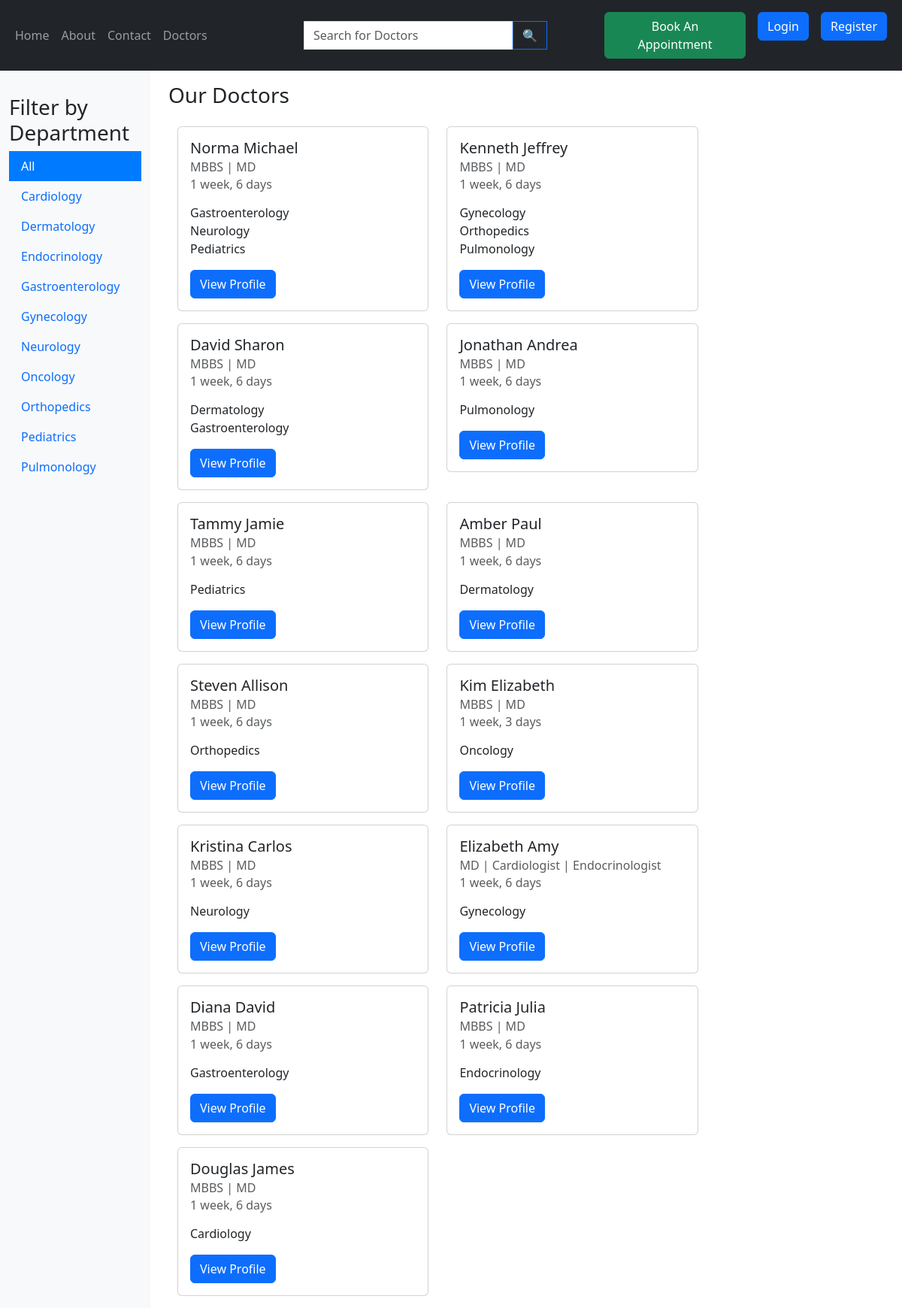
/doctor/, run on an earlier commit of the app's database.
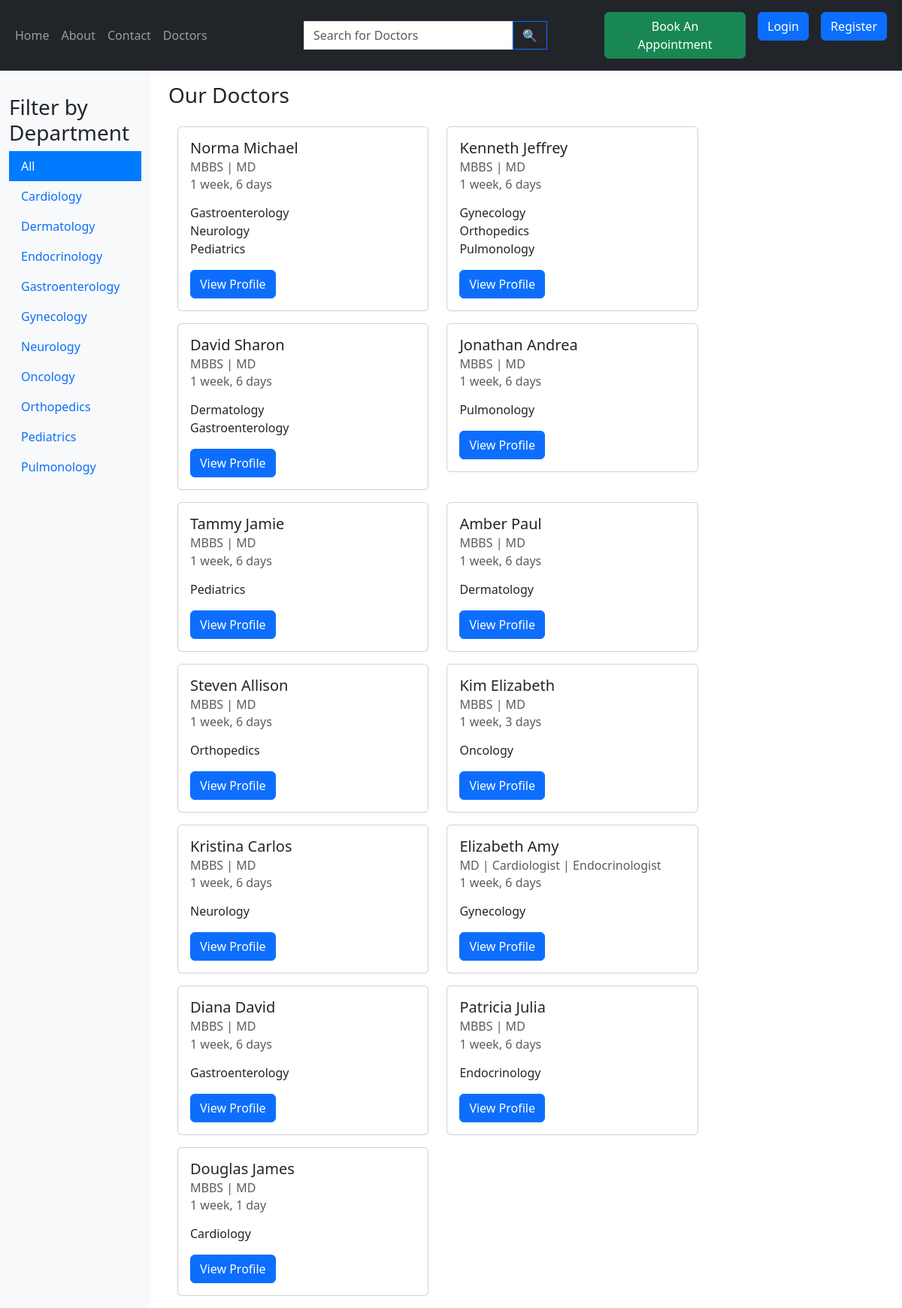
And on a later commit of the database.
### doctor/models.py (models this page shows, shortened)
class Doctor(models.Model):
  user= models.OneToOneField(User, on_delete= models.CASCADE,default=1)
  dob= models.DateField(default= None)
  sex= models.CharField(max_length= 10, choices= [('MALE', 'Male'), ('FEMALE', 'Female'), ('OTHER', 'Other')], default= 'FEMALE')
  department = models.ManyToManyField(Department)
  specialization = models.TextField(blank= True, null= True)
  dayofstarting= models.DateField(auto_now= True)
  avatar=models.ImageField(default="default_doctor_image.jpeg")
  Bio=models.TextField(default="",blank= True, null= True)
  Awards=models.TextField(default="",blank= True, null= True)

### doctor/views.py (the view)
# urls.py: path('doctor/',views.doctor,name="doctor"),
def doctor(request):
    q=request.GET.get('q') if (request.GET.get('q')!=None) else ''
    doctors=Doctor.objects.filter(
        Q(department__dept_name__icontains=q) |
        Q(user__first_name__icontains=q) |
        Q(user__last_name__icontains=q)
    ).distinct()
    departments=Department.objects.all()
    context={'departments':departments, 'doctors':doctors, 'field': 0}
    if not q == '' and request.GET.get('i') != None:
        context['field']=int(request.GET.get('i'))
    return render(request,'doctor_page.html',context)

### doctor/models.py (called while the page is built)
    def __str__(self):
        return self.dept_name

### doctor/templates/doctor_page.html (shortened to what this page needs)
{% extends "base.html" %}
{% block start %}
<div class="container-fluid">
    <div class="row">
        <nav class="col-md-3 col-lg-2 d-md-block bg-light sidebar pt-3">
            <div class="sidebar-sticky pt-3 min-vh-100">
                <h3>Filter by Department</h3>
                <ul class="nav flex-column">
                <li><a class="nav-link {% if field == 0 %}active{% endif %}" href="{% url 'doctor' %}">All</a></li>
                {% for department in departments %}
                <li class="nav-item">
                    <a class="nav-link {% if forloop.counter == field %}active{% endif %}" href="{% url 'doctor' %}?q={{department}}&i={{forloop.counter}}">{{department}}</a>
                </li>
                {% endfor %}
                </ul>
            </div>
        </nav>
        <main role="main" class="col-md-9 ml-sm-auto col-lg-10 px-md-4 pt-3">
            <h3>Our Doctors</h3>
            <div class="container mt-4">
                <div class="row">
                    {% for doctor in doctors %}
                    <div class="col-auto mb-3">
                        <div class="card" style="width: 20.9rem;">
                            <div class="card-body">
                                <h5 class="card-title">{{ doctor.user.first_name}} {{doctor.user.last_name}}</h5>
                                <h6 class="card-subtitle mb-2 text-muted">{{ doctor.specialization}}</h6>
                                <h6 class="card-subtitle mb-2 text-muted">{{ doctor.dayofstarting | timesince}}</h6>
                                <p class="card-text">
                                    {% for department in doctor.department.all %}
                                    <p class="m-0"> {{department}} </p>
                                    {% endfor %}
                                </p>
                                <a type="button" class="btn btn-primary" href="{% url 'doctor-profile' doctor.id %}" data-mdb-ripple-init>View Profile</a>
                            </div>
                        </div>
                    </div>
                    {% endfor %}
                </div>
            </div>
        </main>
    </div>
  </div>
{% endblock %}

What changed in the data, as far as the page shows it:
changed Doctor "Douglas": dayofstarting "1 week, 6 days" → "1 week, 1 day"
